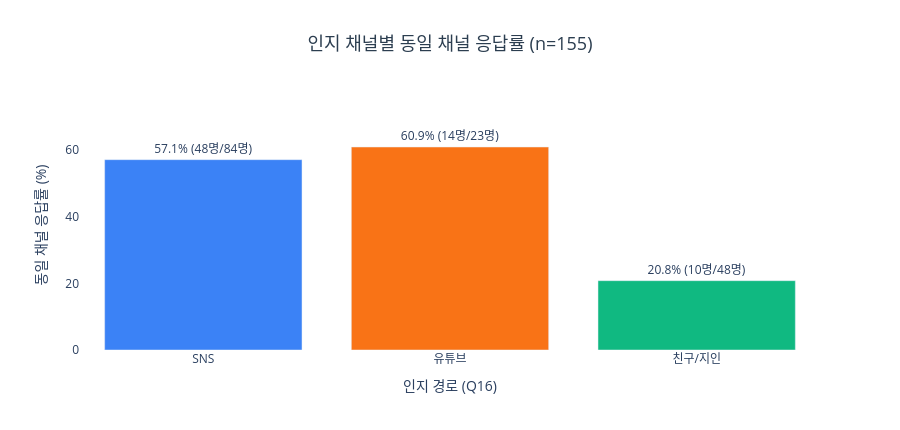

Notebook cell for this chart:
### Code cell
match_rate = (cross_match['일치'] / cross_match.sum(axis=1) * 100).round(1)
match_n = cross_match.sum(axis=1)

fig = go.Figure(go.Bar(
    x=COMMON_CH,
    y=match_rate.reindex(COMMON_CH),
    text=[f'{match_rate[ch]:.1f}% ({cross_match.loc[ch, "일치"]}명/{match_n[ch]}명)' for ch in COMMON_CH],
    textposition='outside',
    marker_color=['#3B82F6', '#F97316', '#10B981'],
))
fig.update_layout(
    title=dict(text=f'인지 채널별 동일 채널 응답률 (n={n_total_s})',
               x=0.5, xanchor='center', font=dict(size=18, color='#2c3e50')),
    xaxis_title='인지 경로 (Q16)',
    yaxis=dict(title='동일 채널 응답률 (%)', range=[0, 75]),
    plot_bgcolor='white',
    height=430,
)
fig.show()

### Figure 1 — Plotly figure (JSON) as saved in the notebook; plotly's stock layout.template omitted (floating-point values rounded to 4 significant figures)
{"data": [{"marker": {"color": ["#3B82F6", "#F97316", "#10B981"]}, "text": ["57.1% (48명/84명)", "60.9% (14명/23명)", "20.8% (10명/48명)"], "textposition": "outside", "type": "bar", "x": ["SNS", "유튜브", "친구/지인"], "y": [57.1, 60.9, 20.8]}], "layout": {"height": 430, "plot_bgcolor": "white", "title": {"font": {"color": "#2c3e50", "size": 18}, "text": "인지 채널별 동일 채널 응답률 (n=155)", "x": 0.5, "xanchor": "center"}, "xaxis": {"title": {"text": "인지 경로 (Q16)"}}, "yaxis": {"range": [0, 75], "title": {"text": "동일 채널 응답률 (%)"}}}}
